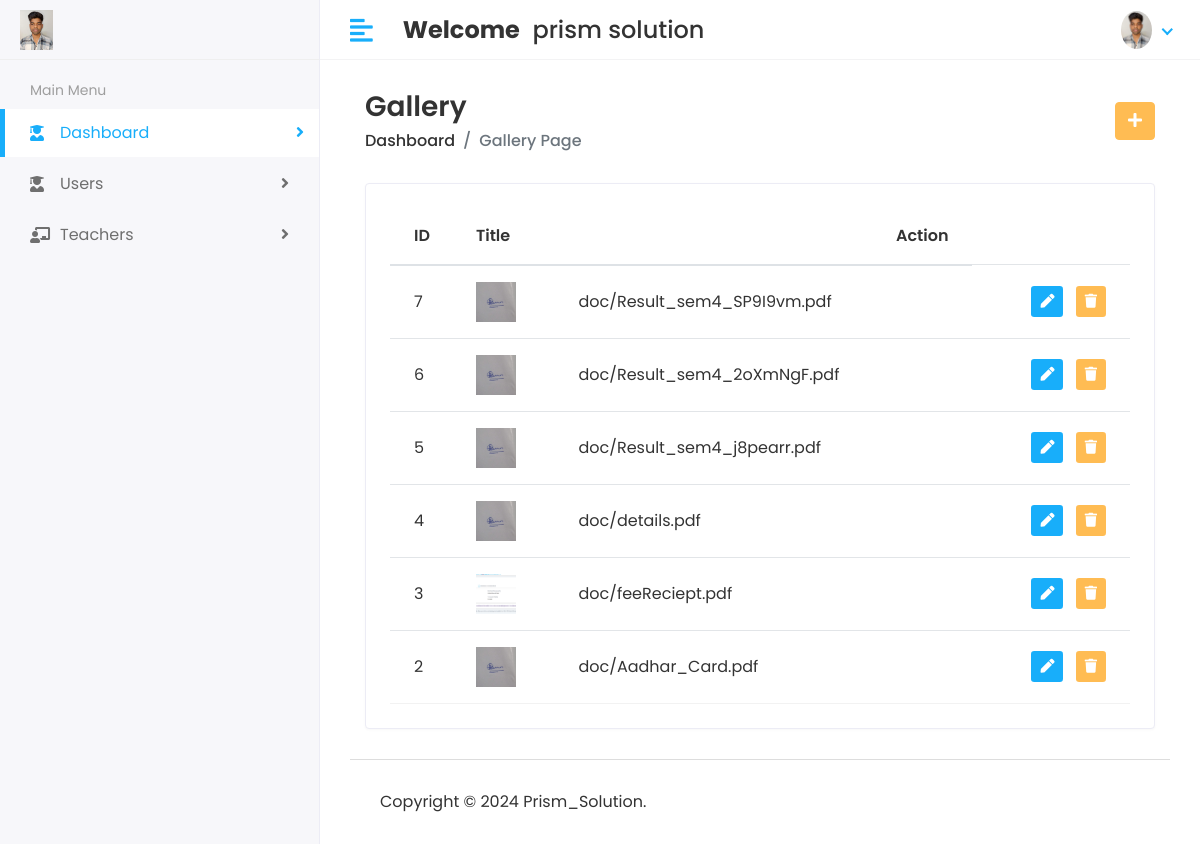
/User/Crousal (signed in), run on the app's committed database.
### app/models.py (models this page shows, shortened)
class CustomUser(AbstractUser):
    USER = (
        (1,'HOD'),
        (2,'User1'),
    )
    user_type = models.CharField(choices=USER,max_length=50,default=1)
    profile_pic = models.ImageField(upload_to='media/profile_pic')

class Gslider(models.Model):
    document = models.FileField(upload_to='doc/')
    imageq = models.ImageField(upload_to='Images')

### Bappa/User_Views.py (the view)
# urls.py: path('User/Crousal',User_Views.Crousal,name='crousal'),
@login_required(login_url='/')
def Crousal(request):
     Cro = Gslider.objects.all().order_by('-id')
     context = {
        'Cro': Cro
     }
     return render(request,'ggallery/slider.html',context)

### app/templates/ggallery/slider.html (shortened to what this page needs)
{% extends 'base.html' %}
{% block content %}
<div class="content container-fluid">
    <div class="page-header">
       <div class="row align-items-center">
          <div class="col">
             <h3 class="page-title">Gallery</h3>
             <ul class="breadcrumb">
                <li class="breadcrumb-item"><a href="index.html">Dashboard</a></li>
                <li class="breadcrumb-item active">Gallery Page</li>
             </ul>
          </div>
          <div class="col-auto text-right float-right ml-auto">
            <a href="{% url 'add_crousal' %}" class="btn btn-primary"><i class="fas fa-plus"></i></a>
         </div>
       </div>
    </div>
    <div class="row">
       <div class="col-sm-12">
          <div class="card card-table">
             <div class="card-body">
                <div class="table-responsive">
                   <table class="table table-hover table-center mb-0 datatable">
                      <thead>
                         <tr>
                            <th>ID</th>
                            <th>Title</th>
                            <th class="text-right">Action</th>
                         </tr>
                      </thead>
                      <tbody>
                        {% for i in Cro %}
                         <tr>
                            <td>{{i.id}}</td>
                            <td>
                               <h2 class="table-avatar">
                                  <a href="student-details.html" class="avatar avatar-sm mr-2"><img class="avatar-img runded-circle" src="/{{i.imageq}}" alt="User Image"></a>
                               </h2>
                            </td>
                            <td>{{i.document.name}}</td>
                            <td class="text-right">
                               <div class="actions">
                                  <a href="{% url 'edit_crousal' i.id %}" class="btn btn-sm bg-success-light mr-2">
                                  <i class="fas fa-pen"></i>
                                  </a>
                                <a href="{% url 'delete_crousal' i.id %}" class="btn btn-sm bg-danger-light">
                                <i class="fas fa-trash"></i>
                                </a>
                               </div>
                            </td>
                         </tr>
                         {% endfor %}
                      </tbody>
                   </table>
                </div>
             </div>
          </div>
       </div>
    </div>
 </div>
{% endblock %}

### app/templates/base.html (shortened to what this page needs)
<!DOCTYPE html>
<html lang="en">
{% load static %}
   <head>
      <link rel="stylesheet" href="{% static 'assets/plugins/bootstrap/css/bootstrap.min.css' %}">
      <link rel="stylesheet" href="{% static 'assets/plugins/fontawesome/css/fontawesome.min.css' %}">
      <link rel="stylesheet" href="{% static 'assets/plugins/fontawesome/css/all.min.css' %}">
      <link rel="stylesheet" href="{% static 'assets/css/style.css' %}">
       <link rel="stylesheet" href="{% static 'assets/plugins/datatables/datatables.min.css' %}">
   </head>
   <body>
   <div class="main-wrapper">
      {% include 'header1.html' %}
       {% include 'sidebar.html' %}
         <div class="page-wrapper">
             <div class="content container-fluid">
{% block content %}
                 {% endblock %}
{% include 'footer1.html' %}
         </div>
      </div>
   </body>
</html>

### app/templates/header1.html (shortened to what this page needs)
{% load static %}
<div class="header">
    <div class="header-left">
       <a href="{% url 'index' %}" class="logo">
       <img src="/{{user.profile_pic}}" alt="Logo">
       </a>
    </div>
    <a href="javascript:void(0);" id="toggle_btn">
    <i class="fas fa-align-left"></i>
    </a>
    <div class="top-nav-search mt-3">
       <h4><strong>Welcome</strong>&nbsp;<span> {{user.first_name}} {{ user.last_name }}</span></h4>
    </div>
    <ul class="nav user-menu">
       <li class="nav-item dropdown has-arrow">
          <a href="#" class="dropdown-toggle nav-link" data-toggle="dropdown">
          <span class="user-img"><img class="rounded-circle" src="/{{user.profile_pic}}" width="31" alt="{{user.first_name}} {{ user.last_name }}"></span>
          </a>
       </li>
    </ul>
 </div>

### app/templates/sidebar.html (shortened to what this page needs)
{% load static %}
<div class="sidebar" id="sidebar">
    <div class="sidebar-inner slimscroll">
       <div id="sidebar-menu" class="sidebar-menu">
         {% if user.user_type == '1' %}
          <ul>
             <li class="menu-title">
                <span>Main Menu</span>
             </li>
             <li class="submenu active">
                <a href="{% url 'hod_home' %}"><i class="fas fa-user-graduate"></i> <span> Dashboard</span> <span class="menu-arrow"></span></a>
             </li>
             <li class="submenu">
                <a href="#"><i class="fas fa-user-graduate"></i> <span>Users</span> <span class="menu-arrow"></span></a>
             </li>
             <li class="submenu">
                <a href="#"><i class="fas fa-chalkboard-teacher"></i> <span> Teachers</span> <span class="menu-arrow"></span></a>
             </li>
          </ul>
         {% endif %}
       </div>
    </div>
 </div>

### app/templates/footer1.html
{% load static %}
<footer>
               <p>Copyright © 2024 Prism_Solution.</p>
            </footer>

### data on the page
CustomUser: profile_pic (picture), first_name "prism", last_name "solution"
Gslider: id "7", imageq (picture), document.name "doc/Result_sem4_SP9I9vm.pdf"
Gslider: id "6", imageq (picture), document.name "doc/Result_sem4_2oXmNgF.pdf"
Gslider: id "5", imageq (picture), document.name "doc/Result_sem4_j8pearr.pdf"
Gslider: id "4", imageq (picture), document.name "doc/details.pdf"
Gslider: id "3", imageq (picture), document.name "doc/feeReciept.pdf"
Gslider: id "2", imageq (picture), document.name "doc/Aadhar_Card.pdf"
